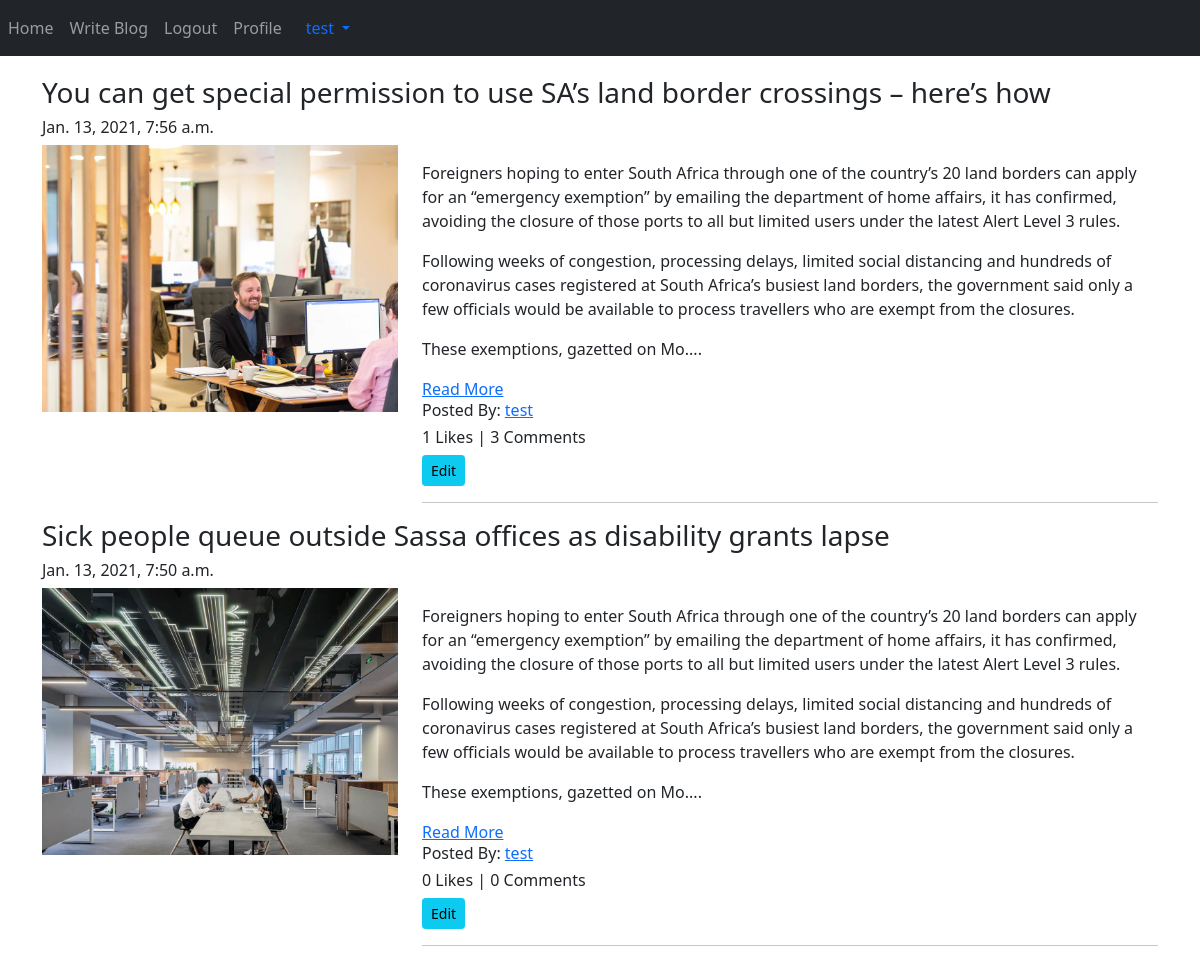
/blog/my-blog/ (signed in), run on the app's committed database.
### App_Blog/models.py (models this page shows, shortened)
class Blog(models.Model):
    author = models.ForeignKey(User, on_delete=models.CASCADE, related_name='post_author')
    blog_title = models.CharField(max_length=264, verbose_name="Add a Title")
    slug = models.SlugField(max_length=264, unique=True)
    blog_content = models.TextField(verbose_name="What is on your mind?")
    blog_image = models.ImageField(upload_to='blog_images', verbose_name="Blog Image")
    publish_date = models.DateTimeField(auto_now_add=True)
    update_date = models.DateTimeField(auto_now=True)
    class Meta:
        ordering = ['-publish_date']

### App_Blog/views.py (the view)
# urls.py: path('my-blog/', views.MyBlogs.as_view(), name='my_blog'),
class MyBlogs(LoginRequiredMixin, TemplateView):
    template_name = 'App_Blog/my_blogs.html'

### App_Blog/templatetags/custom_filters.py (called while the page is built)
def range_filter(value):
    return value[0:600] + "...."

### templates/App_Blog/my_blogs.html (shortened to what this page needs)
{% extends 'base.html' %}
{% load custom_filters %}
{% block body %}
{% for blog in user.post_author.all %}
 <h3>{{ blog.blog_title }}</h3>
 <h6>{{ blog.publish_date }}</h6>
 <div class="row">
   <div class="col-sm-4">
     <img src="/media/{{blog.blog_image}}" width="100%">
   </div>
   <div class="col-sm-8">
     <p>{{ blog.blog_content|range_filter|linebreaks }}</p>
     <a href="{% url 'App_Blog:blog_details' slug=blog.slug %}">Read More</a>
     <h6>Posted By: <a href="#"> {{ blog.author }}</a> </h6>
     <h6>{{ blog.liked_blog.count }} Likes | {{ blog.blog_comment.count }} Comments </h6>
     <a href="{% url 'App_Blog:edit_blog' pk=blog.pk %}" class="btn btn-info btn-sm">Edit</a>
     <hr>
   </div>
 </div>
{% endfor %}
{% endblock %}

### templates/base.html (shortened to what this page needs)
<!doctype html>
<html lang="en">
  <head>
    <link rel="stylesheet" href="https://stackpath.bootstrapcdn.com/font-awesome/4.7.0/css/font-awesome.min.css">
    <link href="https://cdn.jsdelivr.net/npm/bootstrap@5.0.0-beta1/dist/css/bootstrap.min.css" rel="stylesheet">
  </head>
  <body>
    <nav class="navbar navbar-expand-sm bg-dark navbar-dark">
      <ul class="navbar-nav">
        <li class="nav-item active">
          <a class="nav-link" href="{% url 'index' %}">Home</a>
        </li>
        {% if user.is_authenticated %}
        <li class="nav-item active">
          <a class="nav-link" href="{% url 'App_Blog:create_blog' %}">Write Blog</a>
        </li>
        <li class="nav-item active">
          <a class="nav-link" href="{% url 'App_Login:logout' %}">Logout</a>
        </li>
        <li class="nav-item active">
          <a class="nav-link" href="{% url 'App_Login:profile' %}">Profile</a>
        </li>
{% endif %}
      </ul>
{% if user.is_authenticated %}
      <div class="nav-item dropdown">
        <a class="nav-link dropdown-toggle" href="#" id="navbardrop" data-toggle="dropdown">
          {{user.username}}
        </a>
      </div>
    {% endif %}
    </nav>
    <div class="container" style="padding-top:20px">
      {% block body %}
      {% endblock %}
    </div>
  </body>
</html>

### data on the page
Blog: blog_title "You can get special permission to use SA’s land border crossings – here’s how", publish_date "Jan. 13, 2021, 7:56 a.m.", blog_image (picture), blog_content|range_filter "Foreigners hoping to enter South Africa through one of the country’s 20 land borders can apply for an “emergency exemption” by emailing the department of home affairs, it has confirmed, avoiding the closure of those ports to all but limited users under the latest Alert Level 3 rules. Following weeks of congestion, processing delays, limited social distancing and hundreds of coronavirus cases registered at South Africa’s busiest land borders, the government said only a few officials would be available to process travellers who are exempt from the closures. These exemptions, gazetted on Mo....", author "test", liked_blog.count "1", blog_comment.count "3"
Blog: blog_title "Sick people queue outside Sassa offices as disability grants lapse", publish_date "Jan. 13, 2021, 7:50 a.m.", blog_image (picture), blog_content|range_filter "Foreigners hoping to enter South Africa through one of the country’s 20 land borders can apply for an “emergency exemption” by emailing the department of home affairs, it has confirmed, avoiding the closure of those ports to all but limited users under the latest Alert Level 3 rules. Following weeks of congestion, processing delays, limited social distancing and hundreds of coronavirus cases registered at South Africa’s busiest land borders, the government said only a few officials would be available to process travellers who are exempt from the closures. These exemptions, gazetted on Mo....", author "test", liked_blog.count "0", blog_comment.count "0"

### other printed values
{{ user.username }} "test"
